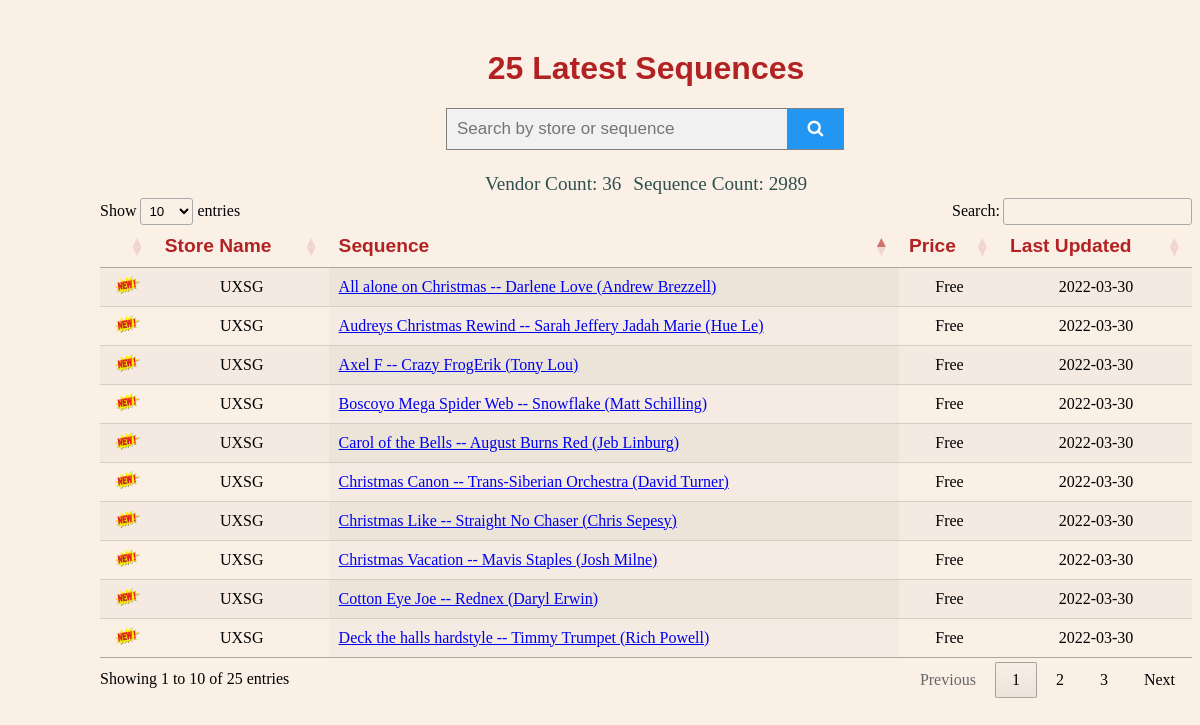
Before: / with the older database file.
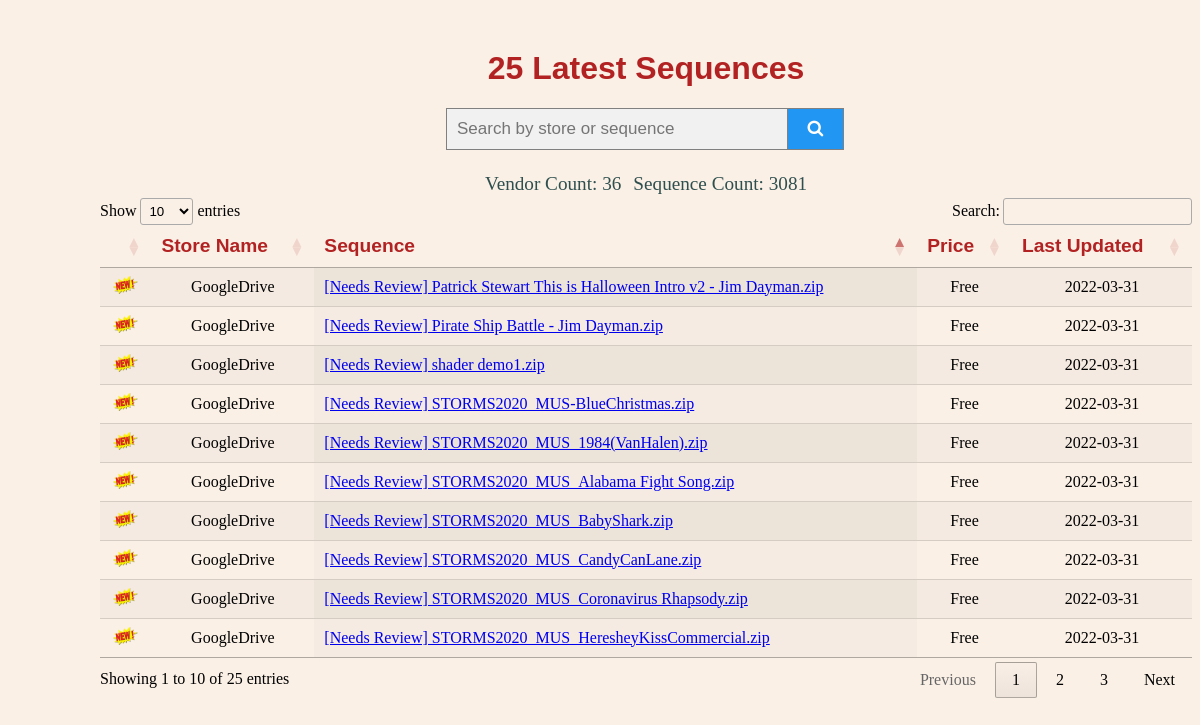
After: the same page with the newer database file.
### app/__init__.py (models this page shows, shortened)
class Sequence(db.Model):  # type: ignore
    id = db.Column(db.Integer, autoincrement=True, primary_key=True)
    name = db.Column(db.String, nullable=False, index=True)
    link = db.Column(db.String, nullable=False, unique=True)
    vendor_id = db.Column(db.Integer, db.ForeignKey("vendor.id"), nullable=False)
    last_updated = db.Column(db.String, nullable=True)
    first_seen = db.Column(db.String, nullable=True)
    price = db.Column(db.String, nullable=True)
    __table_args__ = (
        db.UniqueConstraint('vendor_id', 'name', 'link',  name='sequence_seq_store_idx'),
    )

class Vendor(db.Model):  # type: ignore
    id = db.Column(db.Integer, autoincrement=True, primary_key=True)
    name = db.Column(db.String(120), unique=True, index=True, nullable=False)
    urls = db.relationship('BaseUrl', backref='vendor')

### app/__init__.py (the view)
@app.route("/")
def index():
    sequences = Sequence.query.join(Vendor)\
        .add_columns(Sequence.id, Sequence.name, Sequence.link, Vendor.name.label("vendor_name"),
                     func.substr(Sequence.last_updated, 1, 10).label("last_updated"),
                     func.coalesce(Sequence.price, '-').label("price"),
                     (func.date(func.current_date(), '-2 months') <
                     func.coalesce(func.date(Sequence.first_seen), func.current_date())).label("is_new"),
                     Sequence.first_seen) \
        .order_by(Sequence.first_seen.desc()).limit(25)
    vendor_count = Vendor.query.count()
    sequence_count = Sequence.query.count()
    return render_template(
        "sequence.html",
        title="25 Latest Sequences",
        sequences=sequences,
        vendor_count=vendor_count,
        sequence_count=sequence_count,
    )

### app/templates/sequence.html (shortened to what this page needs)
<!DOCTYPE html>
<html lang="en">
<head>
    <link rel="stylesheet" href="static/main.css">
    <link rel="stylesheet"
          href="https://cdnjs.cloudflare.com/ajax/libs/font-awesome/4.7.0/css/font-awesome.min.css">
    <link rel="stylesheet" type="text/css" href="https://cdn.datatables.net/1.11.5/css/jquery.dataTables.min.css">
</head>
<body>
<center><h1>{{title}}</h1></center>
    <form class="search" action="{{url_for('sequence')}}" method="post" style="margin:auto;max-width:400px">
        <input name="search_string" type="text" placeholder="Search by store or sequence" value="{{request.form.sequence}}">
        <button type="submit"><i class="fa fa-search"></i>
        </button>
    </form>
    <center><table><tr><td class="small">Vendor Count: {{ vendor_count }}</td>
        <td>&nbsp;</td>
        <td class="small">Sequence Count: {{ sequence_count }}</td></tr></table>
    </center>
    <div id="results">
        <table id="data" class="stripe row-border order-column" style="width:100%">
            <thead>
            <tr>
                <th></th>
                <th>Store Name</th>
                <th>Sequence</th>
                <th>Price</th>
                <th>Last Updated</th>
            </tr>
            </thead>
        {% for sequence in sequences %}
            <tr>
            {% if sequence.is_new %}
                <td style="text-align:center"><img src='/static/new.gif' width="25" height="18"></td>
            {% else %}
                <td>&nbsp;</td>
            {% endif %}
                <td style="text-align:center">{{ sequence.vendor_name }}</td>
                <td><a href="{{ sequence.link }}" target="_blank">{{ sequence.name }}</a></td>
                <td style="text-align:center">{{ sequence.price }}</td>
                <td style="text-align:center">{{ sequence.last_updated }}</td>
            </tr>
        {% endfor %}
        </table>
    </div>
</body>
</html>

Changed rows visible on the page:
no longer on this page (row unchanged): Sequence: vendor_name "UXSG", name "All alone on Christmas -- Darlene Love (Andrew Brezzell)", price "Free", last_updated "2022-03-30"
no longer on this page (row unchanged): Sequence: vendor_name "UXSG", name "Cotton Eye Joe -- Rednex (Daryl Erwin)", price "Free", last_updated "2022-03-30"
no longer on this page (row unchanged): Sequence: vendor_name "UXSG", name "Axel F -- Crazy FrogErik (Tony Lou)", price "Free", last_updated "2022-03-30"
no longer on this page (row unchanged): Sequence: vendor_name "UXSG", name "Boscoyo Mega Spider Web -- Snowflake (Matt Schilling)", price "Free", last_updated "2022-03-30"
no longer on this page (row unchanged): Sequence: vendor_name "UXSG", name "Audreys Christmas Rewind -- Sarah Jeffery Jadah Marie (Hue Le)", price "Free", last_updated "2022-03-30"
no longer on this page (row unchanged): Sequence: vendor_name "UXSG", name "Carol of the Bells -- August Burns Red (Jeb Linburg)", price "Free", last_updated "2022-03-30"
no longer on this page (row unchanged): Sequence: vendor_name "UXSG", name "Christmas Like -- Straight No Chaser (Chris Sepesy)", price "Free", last_updated "2022-03-30"
no longer on this page (row unchanged): Sequence: vendor_name "UXSG", name "Christmas Canon -- Trans-Siberian Orchestra (David Turner)", price "Free", last_updated "2022-03-30"
no longer on this page (row unchanged): Sequence: vendor_name "UXSG", name "Deck the halls hardstyle -- Timmy Trumpet (Rich Powell)", price "Free", last_updated "2022-03-30"
no longer on this page (row unchanged): Sequence: vendor_name "UXSG", name "Christmas Vacation -- Mavis Staples (Josh Milne)", price "Free", last_updated "2022-03-30"
added Sequence: vendor_name "GoogleDrive", name "[Needs Review] shader demo1.zip", price "Free", last_updated "2022-03-31"
added Sequence: vendor_name "GoogleDrive", name "[Needs Review] STORMS2020_MUS_HeresheyKissCommercial.zip", price "Free", last_updated "2022-03-31"
added Sequence: vendor_name "GoogleDrive", name "[Needs Review] STORMS2020_MUS_Coronavirus Rhapsody.zip", price "Free", last_updated "2022-03-31"
added Sequence: vendor_name "GoogleDrive", name "[Needs Review] STORMS2020_MUS_CandyCanLane.zip", price "Free", last_updated "2022-03-31"
added Sequence: vendor_name "GoogleDrive", name "[Needs Review] STORMS2020_MUS_BabyShark.zip", price "Free", last_updated "2022-03-31"
added Sequence: vendor_name "GoogleDrive", name "[Needs Review] STORMS2020_MUS_Alabama Fight Song.zip", price "Free", last_updated "2022-03-31"
added Sequence: vendor_name "GoogleDrive", name "[Needs Review] STORMS2020_MUS_1984(VanHalen).zip", price "Free", last_updated "2022-03-31"
added Sequence: vendor_name "GoogleDrive", name "[Needs Review] STORMS2020_MUS-BlueChristmas.zip", price "Free", last_updated "2022-03-31"
added Sequence: vendor_name "GoogleDrive", name "[Needs Review] Pirate Ship Battle - Jim Dayman.zip", price "Free", last_updated "2022-03-31"
added Sequence: vendor_name "GoogleDrive", name "[Needs Review] Patrick Stewart This is Halloween Intro v2 - Jim Dayman.zip", price "Free", last_updated "2022-03-31"
Other visible differences:
{{ sequence_count }}: "2989" → "3081"
